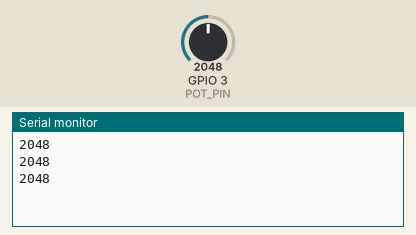
Bench run of a sketch on a simulated ESP32. Shown: the last lines printed to the serial monitor. Inputs (shaded band) come from the test bench; at power-on: GPIO 3 (POT_PIN) = 2048 (analog values on the 0–4095 scale).

Above: at 1.2 s.
1.3 s: GPIO 3 (POT_PIN) set to 2866
At 1.7 s:
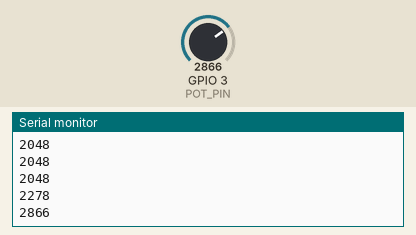
2.8 s: GPIO 3 (POT_PIN) set to 3603
At 3.2 s:
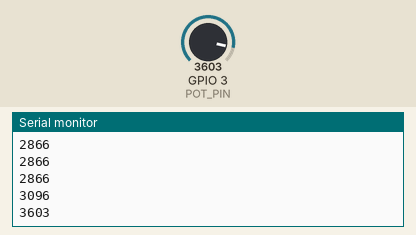
Timing chart, 0 to 5.8 s (numbered marks = the images above; inputs shaded):
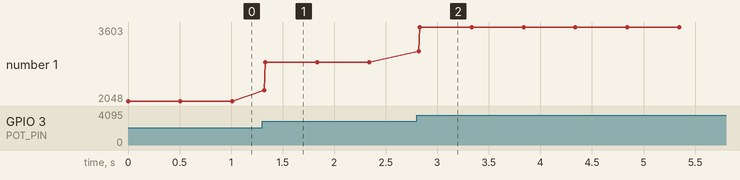

Measured:
- after the input at 1.3 s, the serial monitor: prints a new line at once (image 1)
- after the input at 2.8 s, the serial monitor: prints a new line at once (image 2)
- plotted number 1: 2048 → 2866 after the input at 1.3 s, 2866 → 3603 after the input at 2.8 s

The sketch:

pot_midi.ino
```cpp
// Педаль (потенциометр на GPIO3) -> сырое значение АЦП 0..4095 текстом по USB-сериалу.
// Вся калибровка и маппинг в MIDI делается на ПК в pot_bridge.
// Формат: одна строка на значение, например "2047\n".
const int POT_PIN = 3;
const int DEADBAND = 3;        // шлём, только если изменилось больше чем на 2 единицы
const int LOOP_MS = 10;        // ~100 раз в секунду
const int HEARTBEAT_MS = 500;  // повтор текущего значения, чтобы мост после подключения сразу его знал

int hist[5];
int histLen = 0;
int histPos = 0;
int lastSent = -1000;
unsigned long lastSendMs = 0;

int readSmoothed() {
  long s = 0;
  for (int i = 0; i < 32; i++) s += analogRead(POT_PIN);
  return s / 32;
}

// медиана из последних 5 сглаженных значений, гасит одиночные выбросы
int median5(int v) {
  hist[histPos] = v;
  histPos = (histPos + 1) % 5;
  if (histLen < 5) histLen++;
  int a[5];
  for (int i = 0; i < histLen; i++) a[i] = hist[i];
  for (int i = 1; i < histLen; i++) {
    int x = a[i], j = i - 1;
    while (j >= 0 && a[j] > x) { a[j + 1] = a[j]; j--; }
    a[j + 1] = x;
  }
  return a[histLen / 2];
}

void setup() {
  Serial.begin(115200);
  analogReadResolution(12);
  analogSetAttenuation(ADC_11db);
}

void loop() {
  unsigned long t0 = millis();
  int raw = median5(readSmoothed());

  if (abs(raw - lastSent) >= DEADBAND || t0 - lastSendMs >= HEARTBEAT_MS) {
    Serial.println(raw);
    lastSent = raw;
    lastSendMs = t0;
  }

  unsigned long spent = millis() - t0;
  if (spent < LOOP_MS) delay(LOOP_MS - spent);
}
```
